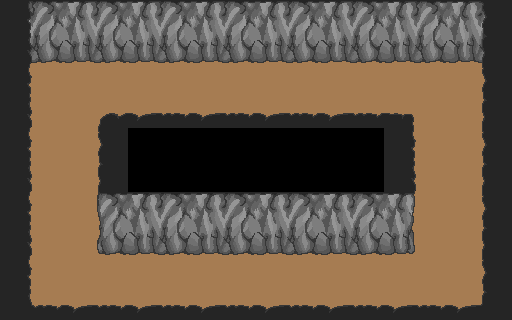

A level layout from a 2D game, rendered from its tile map. Below: a short description, then the map file with tile-grid data replaced by summaries:
An orthogonal 16x10 tile map with 32x32 px tiles, 2 tile layers (Tile Layer 1, Tile Layer 2) and 12 objects (player, exit, 10).

<map version="1.0" orientation="orthogonal" width="16" height="10" tilewidth="32" tileheight="32">
 <tileset firstgid="1" source="tileset.tsx" />
 <layer name="Tile Layer 1" width="16" height="10">
  <properties>
   <property name="background" value="true" />
  </properties>
  <data>[160 cells, 144 non-empty, 4 distinct tile ids]</data>
 </layer>
 <layer name="Tile Layer 2" width="16" height="10">
  <data>[160 cells, 96 non-empty, 22 distinct tile ids]</data>
 </layer>
 <objectgroup name="Lights" width="16" height="10">
  <object x="416" y="128" width="64" height="64" />
  <object x="96" y="64" width="64" height="64" />
  <object x="160" y="256" width="64" height="64" />
  <object x="288" y="256" width="64" height="64" />
  <object x="416" y="192" width="64" height="64" />
 </objectgroup>
 <objectgroup name="Spawn" width="16" height="10">
  <object name="player" x="32" y="192" width="64" height="64" />
  <object name="exit" x="416" y="128" width="64" height="64" />
 </objectgroup>
 <objectgroup name="Collision" width="16" height="10">
  <object x="32" y="0" width="448" height="64" />
  <object x="0" y="0" width="32" height="320" />
  <object x="96" y="128" width="320" height="128" />
  <object x="480" y="0" width="32" height="320" />
 </objectgroup>
 <objectgroup name="Text" width="16" height="10">
  <object name="10" x="128" y="128" width="32" height="32" />
 </objectgroup>
</map>
